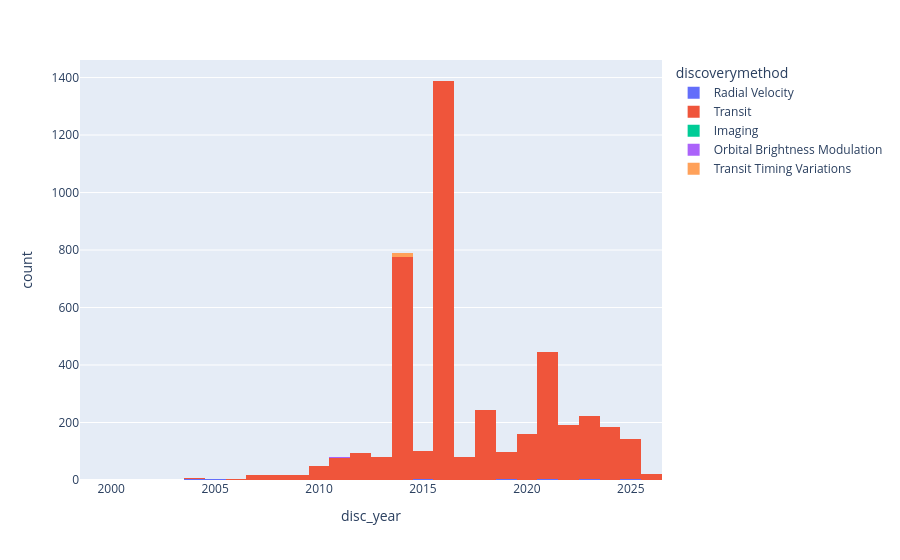

Source (notebook cell):
### Code cell
# verificar a quantidade de exoplanetas que foram descobertos por ano
display(df["disc_year"].value_counts())

# construir um gráfico demonstrando a quantidade de exoplanetas que foram descobertos por ano e quais métodos foram utilizados
grafico = px.histogram(df, x="disc_year", color="discoverymethod")
grafico.show()

### Figure 1 — Plotly figure (JSON) as saved in the notebook; plotly's stock layout.template omitted (floating-point values rounded to 4 significant figures; data arrays with more than 128 entries replaced by an {"elided": "..."} marker saying what was removed)
{"data": [{"bingroup": "x", "hovertemplate": "discoverymethod=Radial Velocity<br>disc_year=%{x}<br>count=%{y}<extra></extra>", "legendgroup": "Radial Velocity", "marker": {"color": "#636efa", "pattern": {"shape": ""}}, "name": "Radial Velocity", "orientation": "v", "showlegend": true, "type": "histogram", "x": [2004.0, 2012.0, 2021.0, 2021.0, 2004.0, 2021.0, 2022.0, 2005.0, 2019.0, 2019.0, 2019.0, 2005.0, 2007.0, 2005.0, 1999.0, 2015.0, 2015.0, 2015.0, 2015.0, 2025.0, 2005.0, 2021.0, 2001.0, 2023.0, 2020.0, 2010.0, 2023.0, 2023.0, 2025.0, 2025.0, 2024.0], "xaxis": "x", "yaxis": "y"}, {"bingroup": "x", "hovertemplate": "discoverymethod=Transit<br>disc_year=%{x}<br>count=%{y}<extra></extra>", "legendgroup": "Transit", "marker": {"color": "#EF553B", "pattern": {"shape": ""}}, "name": "Transit", "orientation": "v", "showlegend": true, "type": "histogram", "x": {"elided": "4385 float values"}, "xaxis": "x", "yaxis": "y"}, {"bingroup": "x", "hovertemplate": "discoverymethod=Imaging<br>disc_year=%{x}<br>count=%{y}<extra></extra>", "legendgroup": "Imaging", "marker": {"color": "#00cc96", "pattern": {"shape": ""}}, "name": "Imaging", "orientation": "v", "showlegend": true, "type": "histogram", "x": [2021.0, 2018.0], "xaxis": "x", "yaxis": "y"}, {"bingroup": "x", "hovertemplate": "discoverymethod=Orbital Brightness Modulation<br>disc_year=%{x}<br>count=%{y}<extra></extra>", "legendgroup": "Orbital Brightness Modulation", "marker": {"color": "#ab63fa", "pattern": {"shape": ""}}, "name": "Orbital Brightness Modulation", "orientation": "v", "showlegend": true, "type": "histogram", "x": [2011.0, 2011.0, 2013.0], "xaxis": "x", "yaxis": "y"}, {"bingroup": "x", "hovertemplate": "discoverymethod=Transit Timing Variations<br>disc_year=%{x}<br>count=%{y}<extra></extra>", "legendgroup": "Transit Timing Variations", "marker": {"color": "#FFA15A", "pattern": {"shape": ""}}, "name": "Transit Timing Variations", "orientation": "v", "showlegend": true, "type": "histogram", "x": [2014.0, 2023.0, 2014.0, 2014.0, 2014.0, 2014.0, 2014.0, 2014.0, 2014.0, 2014.0, 2014.0, 2014.0, 2024.0], "xaxis": "x", "yaxis": "y"}], "layout": {"barmode": "relative", "legend": {"title": {"text": "discoverymethod"}, "tracegroupgap": 0}, "margin": {"t": 60}, "xaxis": {"anchor": "y", "domain": [0, 1], "title": {"text": "disc_year"}}, "yaxis": {"anchor": "x", "domain": [0, 1], "title": {"text": "count"}}}}
